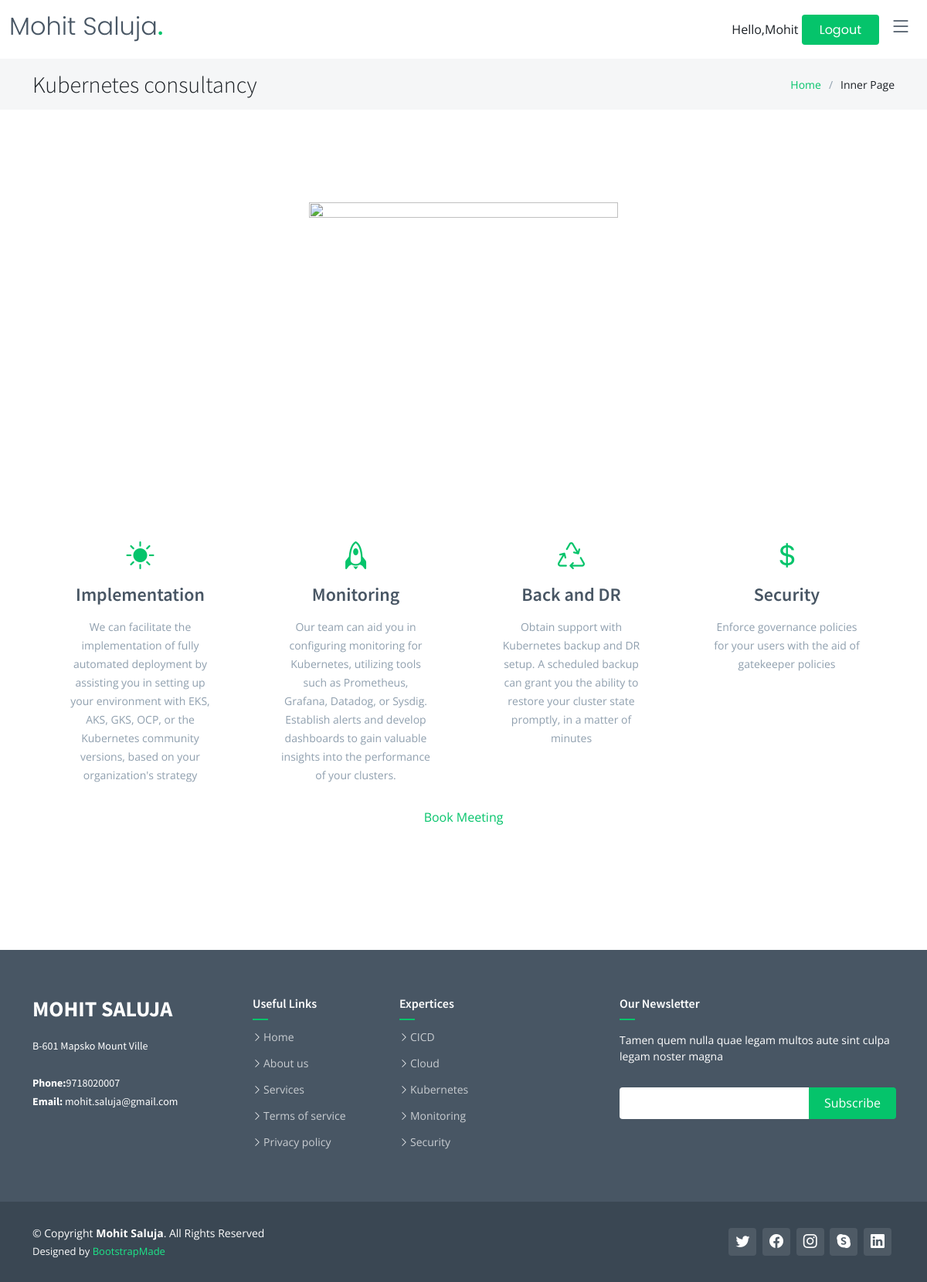
Screenshot of /service2 (signed in) with the database file from the repository.
### web/models.py (models this page shows, shortened)
class address(models.Model):
    website_name = models.CharField(max_length=100)
    email_id = models.EmailField(max_length=100)
    phone = models.CharField(max_length=15)
    office_address = models.CharField(max_length=200, default="Offoce #123")

class service(models.Model):
    service_name = models.CharField(max_length=100)
    service_icon = models.CharField(max_length=100,blank=True )
    service_url = models.CharField(max_length=50, blank=True)
    service_details = RichTextUploadingField(blank=True)

class service_categoreis(models.Model):
    name = models.ForeignKey(service, on_delete=models.CASCADE, related_name="service_url_name")
    category_title =  models.CharField(max_length=50)
    category_description = RichTextUploadingField(blank=True)
    category_icon = models.CharField(max_length=100)

### techblog/views.py (the view)
@login_required(login_url='loginpage')
def service2(request):
    color_scheme =  Features.objects.get().color_schem
    template = loader.get_template('service2.html')
    serviceData = service.objects.all()
    service_obj= service.objects.get(service_url='service2')
    service_description = service_categoreis.objects.filter(name=service_obj)
    addressData = address.objects.all()
    data = {'addressData': addressData, "serviceData":serviceData,
             "service_description":service_description,
              "color_scheme":color_scheme}
    return render(request, "service2.html", data)

### techblog/templates/service2.html (shortened to what this page needs)
{% extends 'base.html' %}
{% load static %}
  {% block "content" %}
    <div class="breadcrumbs">
      <div class="container">
          {% if serviceData %}
        <div class="d-flex justify-content-between align-items-center">
          <h2>{{ serviceData.1.service_name }}</h2>
          {% endif %}
          <ol>
            <li><a href="index.html">Home</a></li>
            <li>Inner Page</li>
          </ol>
        </div>
      </div>
    </div>
    <section class="inner-page">
      <div class="container" data-aos="fade-up">
        <div class="section-header">
         <section id="featured-services" class="featured-services">
          <div class="container">
            <img src="{% static '/assets/img/cicd-image.png' %}"  alt="" class="img-fluid" height="400" width="400">
            <div class="row gy-4">
              {% for service in service_description %}
              <div class="col-xl-3 col-md-6 d-flex" data-aos="zoom-out">
                <div class="service-item position-relative">
                  <div class="icon"><i class="bi {{ service.category_icon }}"></i></div>
                  <h4><a href="" class="stretched-link">{{ service.category_title }} </a></h4>
                  <p>{{ service.category_description|safe }}</p>
                </div>
              </div>
              {% endfor %}
            </div>
          </div>
<link href="https://assets.calendly.com/assets/external/widget.css" rel="stylesheet">
<a href="" onclick="Calendly.initPopupWidget({url: 'https://calendly.com/mohitsaluja/30min'});return false;">Book Meeting</a>
      </div>
    </section>
  {% endblock %}

### techblog/templates/header.html (shortened to what this page needs)
{% load static %}
<!DOCTYPE html>
<html lang="en">
<head>
  <link href="{% static 'assets/vendor/bootstrap/css/bootstrap.min.css' %}" rel="stylesheet">
  <link href="{% static 'assets/vendor/bootstrap-icons/bootstrap-icons.css' %}" rel="stylesheet">
  <link href="{% static 'assets/vendor/aos/aos.css' %}" rel="stylesheet">
  <link href="{% static 'assets/vendor/glightbox/css/glightbox.min.css' %}" rel="stylesheet">
  <link href="{% static 'assets/vendor/swiper/swiper-bundle.min.css' %}" rel="stylesheet">
  {% if color_scheme == 'blue'%}
  <link href="{% static 'assets/css/variables-blue.css' %}" rel="stylesheet">
  {% elif  color_scheme == 'green' %}
  <link href="{% static 'assets/css/variables-green.css' %}" rel="stylesheet">
  {% elif  color_scheme == 'orange' %}
  <link href="{% static 'assets/css/variables-orange.css' %}" rel="stylesheet">
  {% elif  color_scheme == 'purple' %}
  <link href="{% static 'assets/css/variables-purple.css' %}" rel="stylesheet">
  {% elif  color_scheme == 'red' %}
  <link href="{% static 'assets/css/variables-red.css' %}" rel="stylesheet">
  {% elif  color_scheme == 'pink' %}
  <link href="{% static 'assets/css/variables-pink.css' %}" rel="stylesheet">
   {% endif %}
  <link href="{% static 'assets/css/main.css' %}" rel="stylesheet">
</head>
<body>
  <header id="header" class="header fixed-top" data-scrollto-offset="0">
    <div class="container-fluid d-flex align-items-center justify-content-between">
      <a href="index.html" class="logo d-flex align-items-center scrollto me-auto me-lg-0">
        <h1>{{ addressData.0.website_name }}<span>.</span></h1>
      </a>
      <nav id="navbar" class="navbar" >
        <i class="bi bi-list mobile-nav-toggle d-none"></i>
      </nav>
      {% if request.user.is_authenticated %}
      <span>
         Hello,{{ request.user }}
         <a class="btn-getstarted scrollto" href="{% url 'logout' %}">Logout</a>
      </span>
      {% else %}
      <span> </span>
      <span> </span>
      <a class="btn-getstarted scrollto" href="{% url 'loginpage' %}">Login</a>
      {% endif %}
      </div>
  </header>

### techblog/templates/footer.html (shortened to what this page needs)
{% load static %}
<footer id="footer" class="footer">
    <div class="footer-content">
      <div class="container">
        <div class="row">
          <div class="col-lg-3 col-md-6">
            <div class="footer-info">
              <h3>{{ addressData.0.website_name }}</h3>
              <p>
                {{ addressData.0.office_address}}
                <br><br>
                <strong>Phone:</strong>{{ addressData.0.phone }}<br>
                <strong>Email:</strong> {{ addressData.0.email_id }}<br>
              </p>
            </div>
          </div>
          <div class="col-lg-2 col-md-6 footer-links">
            <h4>Useful Links</h4>
            <ul>
              <li><i class="bi bi-chevron-right"></i> <a href="#">Home</a></li>
              <li><i class="bi bi-chevron-right"></i> <a href="#">About us</a></li>
              <li><i class="bi bi-chevron-right"></i> <a href="#">Services</a></li>
              <li><i class="bi bi-chevron-right"></i> <a href="#">Terms of service</a></li>
              <li><i class="bi bi-chevron-right"></i> <a href="#">Privacy policy</a></li>
            </ul>
          </div>
          <div class="col-lg-3 col-md-6 footer-links">
            <h4>Expertices</h4>
            <ul>
              <li><i class="bi bi-chevron-right"></i> <a href="#">CICD </a></li>
              <li><i class="bi bi-chevron-right"></i> <a href="#">Cloud </a></li>
              <li><i class="bi bi-chevron-right"></i> <a href="#">Kubernetes</a></li>
              <li><i class="bi bi-chevron-right"></i> <a href="#">Monitoring</a></li>
              <li><i class="bi bi-chevron-right"></i> <a href="#">Security</a></li>
            </ul>
          </div>
          <div class="col-lg-4 col-md-6 footer-newsletter">
            <h4>Our Newsletter</h4>
            <p>Tamen quem nulla quae legam multos aute sint culpa legam noster magna</p>
            <form action="{% url 'subscribe_newsletter' %}" method="post">
              <input type="email" name="email"><input type="submit" value="Subscribe">
            </form>
          </div>
        </div>
      </div>
    </div>
    <div class="footer-legal text-center">
      <div class="container d-flex flex-column flex-lg-row justify-content-center justify-content-lg-between align-items-center">
        <div class="d-flex flex-column align-items-center align-items-lg-start">
          <div class="copyright">
            &copy; Copyright <strong><span>{{ addressData.0.website_name }}</span></strong>. All Rights Reserved
          </div>
          <div class="credits">
            Designed by <a href="https://bootstrapmade.com/">BootstrapMade</a>
          </div>
        </div>
        <div class="social-links order-first order-lg-last mb-3 mb-lg-0">
          <a href="#" class="twitter"><i class="bi bi-twitter"></i></a>
          <a href="#" class="facebook"><i class="bi bi-facebook"></i></a>
          <a href="#" class="instagram"><i class="bi bi-instagram"></i></a>
          <a href="#" class="google-plus"><i class="bi bi-skype"></i></a>
          <a href="#" class="linkedin"><i class="bi bi-linkedin"></i></a>
        </div>
      </div>
    </div>
  </footer>
</body>
</html>

### techblog/static/assets/css/variables-green.css (style rules this page uses)
:root { --font-default: 'Open Sans', system-ui, -apple-system, "Segoe UI", Roboto, "Helvetica Neue", Arial, "Noto Sans", "Liberation Sans", sans-serif, "Apple Color Emoji", "Segoe UI Emoji", "Segoe UI Symbol", "Noto Color Emoji"; --font-primary: 'Source Sans Pro', sans-serif; --font-secondary: 'Poppins', sans-serif; --color-default: #1a1f24; --color-default-rgb: 26, 31, 36; --color-links: #05c46b; --color-links-hover: #1de789; --color-primary: #05c46b; --color-primary-light: #1de789; --color-primary-dark: #01a156; --color-primary-rgb: 5, 196, 107; --color-primary-light-rgb: 29, 231, 137; --color-primary-dark-rgb: 1, 161, 86; --color-secondary: #485664; --color-secondary-light: #8f9fae; --color-secondary-dark: #3a4753; --color-secondary-rgb: 72, 86, 100; --color-secondary-light-rgb: 143, 159, 174; --color-secondary-dark-rgb: 58, 71, 83; --color-blue: #0d6efd; --color-blue-rgb: 13, 110, 253; --color-indigo: #6610f2; --color-indigo-rgb: 102, 16, 242; --color-purple: #6f42c1; --color-purple-rgb: 111, 66, 193; --color-pink: #f3268c; --color-pink-rgb: 243, 38, 140; --color-red: #df1529; --color-red-rgb: 223, 21, 4; --color-orange: #fd7e14; --color-orange-rgb: 253, 126, 20; --color-yellow: #ffc107; --color-yellow-rgb: 255, 193, 7; --color-green: #059652; --color-green-rgb: 5, 150, 82; --color-teal: #20c997; --color-teal-rgb: 32, 201, 151; --color-cyan: #0dcaf0; --color-cyan-rgb: 13, 202, 240; --color-white: #ffffff; --color-white-rgb: 255, 255, 255; --color-gray: #6c757d; --color-gray-rgb: 108, 117, 125; --color-black: #000000; --color-black-rgb: 0, 0, 0; }
:root { --bs-blue: var(--color-blue); --bs-indigo: var(--color-indigo); --bs-purple: var(--color-purple); --bs-pink: var(--color-pink); --bs-red: var(--color-red); --bs-orange: var(--color-orange); --bs-yellow: var(--color-yellow); --bs-green: var(--color-green); --bs-teal: var(--color-teal); --bs-cyan: var(--color-cyan); --bs-white: var(--color-white); --bs-gray: var(--color-gray); --bs-gray-dark: #343a40; --bs-gray-100: #f8f9fa; --bs-gray-200: #e9ecef; --bs-gray-300: #dee2e6; --bs-gray-400: #ced4da; --bs-gray-500: #adb5bd; --bs-gray-600: #6c757d; --bs-gray-700: #495057; --bs-gray-800: #343a40; --bs-gray-900: #212529; --bs-primary: var(--color-blue); --bs-secondary: var(--color-blue); --bs-success: #198754; --bs-info: #0dcaf0; --bs-warning: #ffc107; --bs-danger: #dc3545; --bs-light: #f8f9fa; --bs-dark: #212529; --bs-primary-rgb: var(--color-primary-rgb); --bs-secondary-rgb: var(--color-secondary-rgb); --bs-success-rgb: 25, 135, 84; --bs-info-rgb: 13, 202, 240; --bs-warning-rgb: 255, 193, 7; --bs-danger-rgb: 220, 53, 69; --bs-light-rgb: 248, 249, 250; --bs-dark-rgb: 33, 37, 41; --bs-white-rgb: var(--color-white-rgb); --bs-black-rgb: var(--color-black-rgb); --bs-body-color-rgb: var(--color-default-rgb); --bs-body-bg-rgb: 255, 255, 255; --bs-font-sans-serif: var(--font-default); --bs-font-monospace: SFMono-Regular, Menlo, Monaco, Consolas, "Liberation Mono", "Courier New", monospace; --bs-gradient: linear-gradient(180deg, rgba(255, 255, 255, 0.15), rgba(255, 255, 255, 0)); --bs-body-font-family: var(--font-default); --bs-body-font-size: 1rem; --bs-body-font-weight: 400; --bs-body-line-height: 1.5; --bs-body-color: var(--color-default); --bs-body-bg: #fff; }

### rows the page displays
address: website_name "Mohit Saluja", website_name "MOHIT SALUJA", office_address "B-601 Mapsko Mount Ville", phone "9718020007", email "mohit.saluja@gmail.com"
service: service_name "Kubernetes consultancy"
service_categoreis: category_title "Implementation", category_description "We can facilitate the implementation of fully automated deployment by assisting you in setting up your environment with EKS, AKS, GKS, OCP, or the Kubernetes community versions, based on your organization's strategy"
service_categoreis: category_title "Monitoring", category_description "Our team can aid you in configuring monitoring for Kubernetes, utilizing tools such as Prometheus, Grafana, Datadog, or Sysdig. Establish alerts and develop dashboards to gain valuable insights into the performance of your clusters."
service_categoreis: category_title "Back and DR", category_description "Obtain support with Kubernetes backup and DR setup. A scheduled backup can grant you the ability to restore your cluster state promptly, in a matter of minutes"
service_categoreis: category_title "Security", category_description "Enforce governance policies for your users with the aid of gatekeeper policies"

### other values shown
{{ request.user }} "Mohit"
